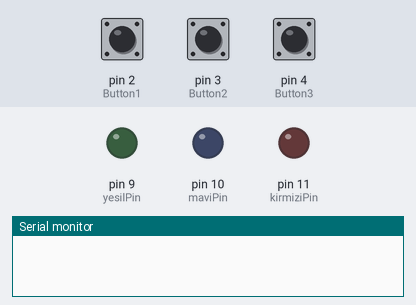
Bench run of a sketch on a simulated Arduino Uno, built with avr-gcc and run on an emulated ATmega328P. Parts: output pins drawn as LEDs (lit = HIGH), the last lines printed to the serial monitor. The test bench sets the inputs (shaded band); at power-on: pin 2 (Button1) LOW, pin 3 (Button2) LOW, pin 4 (Button3) LOW.

Above: at 1.2 s.
1.3 s: pin 2 (Button1) pulled HIGH for 0.15 s
At 2.0 s:
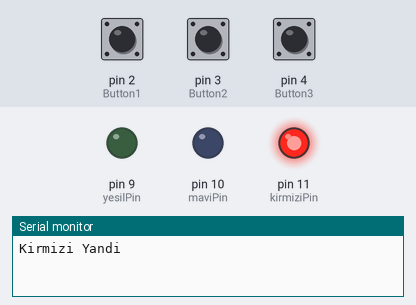
2.9 s: pin 3 (Button2) pulled HIGH for 0.15 s
At 3.2 s:
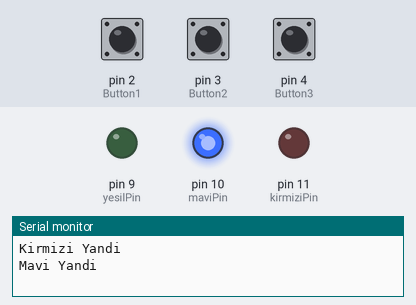
4.5 s: pin 4 (Button3) pulled HIGH for 0.15 s
At 5.7 s:
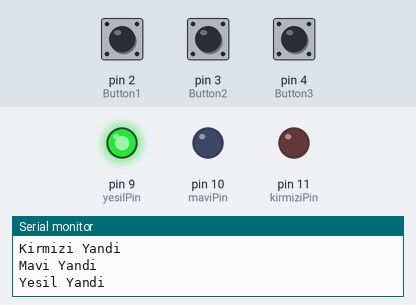
6.1 s: pin 2 (Button1) pulled HIGH for 1 s
At 6.9 s:
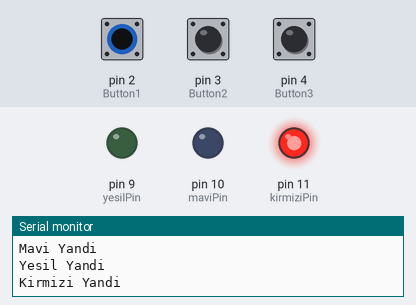
8.6 s: pin 3 (Button2) pulled HIGH for 1 s
At 10.0 s:
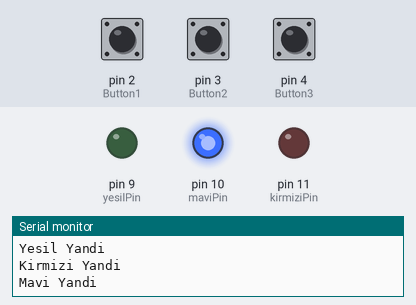
Timing chart, 0 to 11.6 s (numbered marks = the images above; inputs shaded):
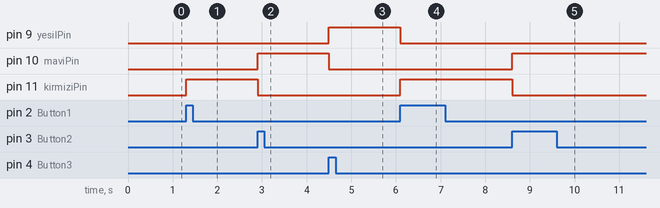

Measured:
- after the input at 1.3 s, pin 11 (kirmiziPin): LOW → HIGH at once
- after the input at 2.9 s, pin 10 (maviPin): LOW → HIGH at once; pin 11 (kirmiziPin): HIGH → LOW at once
- after the input at 4.5 s, pin 9 (yesilPin): LOW → HIGH at once; pin 10 (maviPin): HIGH → LOW at once
- after the input at 6.1 s, pin 9 (yesilPin): HIGH → LOW at once; pin 11 (kirmiziPin): LOW → HIGH at once
- after the input at 8.6 s, pin 10 (maviPin): LOW → HIGH at once; pin 11 (kirmiziPin): HIGH → LOW at once

The sketch:

3Button_rgb_led.ino
```cpp
int Button1 = 2;
int Button2 = 3;
int Button3 = 4;

int kirmiziPin   = 11;
int yesilPin = 9;
int maviPin  = 10;

void setup() {

  pinMode(Button1, INPUT);
  pinMode(Button2, INPUT);
  pinMode(Button3, INPUT);
  pinMode(kirmiziPin, OUTPUT);
  pinMode(yesilPin,  OUTPUT);
  pinMode(maviPin,   OUTPUT);
  Serial.begin(9600);

}

void loop() {

  if (digitalRead(Button1) == 1)
  {
    renkDegistir(255, 0, 0);
    Serial.println("Kirmizi Yandi");
    delay(1000);

  }
  else if (digitalRead(Button2) == 1)
  {
    renkDegistir(0, 0, 255);
    Serial.println("Mavi Yandi");
     delay(1000);

  }
  else if (digitalRead(Button3) == 1)
  {
    renkDegistir(0, 255, 0);
    Serial.println("Yesil Yandi");
     delay(1000);

  }


}

void renkDegistir(int kirmizi, int yesil, int mavi) {
  analogWrite(kirmiziPin, kirmizi);
  analogWrite(yesilPin, yesil);
  analogWrite(maviPin, mavi);
}
```
